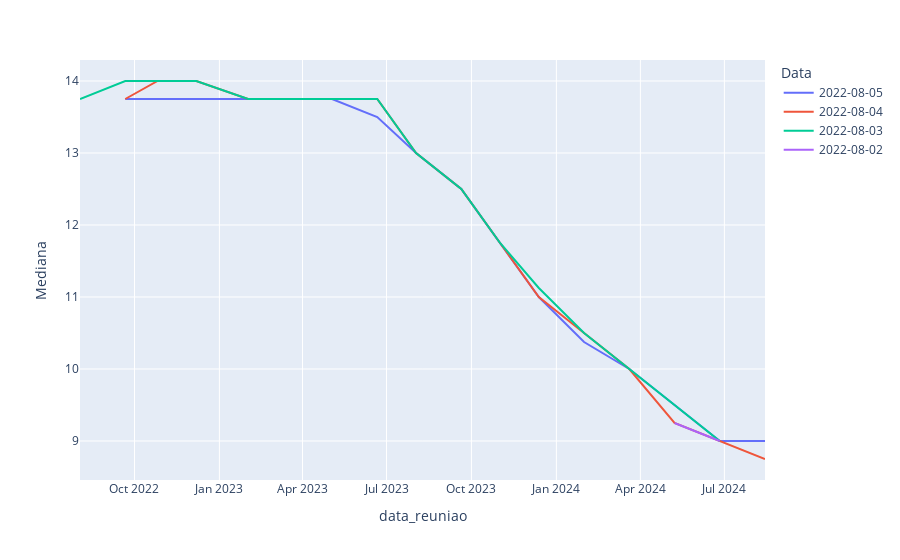

Source (notebook cell):
### Code cell
# Gráfico iterativo utilizando o plotly
fig=px.line(df_selic,x='data_reuniao',y='Mediana', color='Data')
# Gerando arquivo com o resultado
# plotly.offline.plot(fig, show_link = True,filename=f'./output/IPCA_forcast.html')
fig.show()

### Figure 1 — Plotly figure (JSON) as saved in the notebook; plotly's stock layout.template omitted (floating-point values rounded to 4 significant figures)
{"data": [{"hovertemplate": "Data=2022-08-05<br>data_reuniao=%{x}<br>Mediana=%{y}<extra></extra>", "legendgroup": "2022-08-05", "line": {"color": "#636efa", "dash": "solid"}, "marker": {"symbol": "circle"}, "mode": "lines", "name": "2022-08-05", "orientation": "v", "showlegend": true, "type": "scatter", "x": ["2022-09-21", "2022-10-26", "2022-12-07", "2023-02-01", "2023-03-22", "2023-05-03", "2023-06-21", "2023-08-02", "2023-09-20", "2023-11-01", "2023-12-13", "2024-01-31", "2024-03-20", "2024-05-08", "2024-06-26", "2024-08-14"], "xaxis": "x", "y": [13.75, 13.75, 13.75, 13.75, 13.75, 13.75, 13.5, 13, 12.5, 11.75, 11, 10.38, 10, 9.5, 9, 9], "yaxis": "y"}, {"hovertemplate": "Data=2022-08-04<br>data_reuniao=%{x}<br>Mediana=%{y}<extra></extra>", "legendgroup": "2022-08-04", "line": {"color": "#EF553B", "dash": "solid"}, "marker": {"symbol": "circle"}, "mode": "lines", "name": "2022-08-04", "orientation": "v", "showlegend": true, "type": "scatter", "x": ["2022-09-21", "2022-10-26", "2022-12-07", "2023-02-01", "2023-03-22", "2023-05-03", "2023-06-21", "2023-08-02", "2023-09-20", "2023-11-01", "2023-12-13", "2024-01-31", "2024-03-20", "2024-05-08", "2024-06-26", "2024-08-14"], "xaxis": "x", "y": [13.75, 14, 14, 13.75, 13.75, 13.75, 13.75, 13, 12.5, 11.75, 11, 10.5, 10, 9.25, 9, 8.75], "yaxis": "y"}, {"hovertemplate": "Data=2022-08-03<br>data_reuniao=%{x}<br>Mediana=%{y}<extra></extra>", "legendgroup": "2022-08-03", "line": {"color": "#00cc96", "dash": "solid"}, "marker": {"symbol": "circle"}, "mode": "lines", "name": "2022-08-03", "orientation": "v", "showlegend": true, "type": "scatter", "x": ["2022-08-03", "2022-09-21", "2022-10-26", "2022-12-07", "2023-02-01", "2023-03-22", "2023-05-03", "2023-06-21", "2023-08-02", "2023-09-20", "2023-11-01", "2023-12-13", "2024-01-31", "2024-03-20", "2024-05-08", "2024-06-26"], "xaxis": "x", "y": [13.75, 14, 14, 14, 13.75, 13.75, 13.75, 13.75, 13, 12.5, 11.75, 11.12, 10.5, 10, 9.5, 9], "yaxis": "y"}, {"hovertemplate": "Data=2022-08-02<br>data_reuniao=%{x}<br>Mediana=%{y}<extra></extra>", "legendgroup": "2022-08-02", "line": {"color": "#ab63fa", "dash": "solid"}, "marker": {"symbol": "circle"}, "mode": "lines", "name": "2022-08-02", "orientation": "v", "showlegend": true, "type": "scatter", "x": ["2024-05-08", "2024-06-26"], "xaxis": "x", "y": [9.25, 9], "yaxis": "y"}], "layout": {"legend": {"title": {"text": "Data"}, "tracegroupgap": 0}, "margin": {"t": 60}, "xaxis": {"anchor": "y", "domain": [0, 1], "title": {"text": "data_reuniao"}}, "yaxis": {"anchor": "x", "domain": [0, 1], "title": {"text": "Mediana"}}}}
